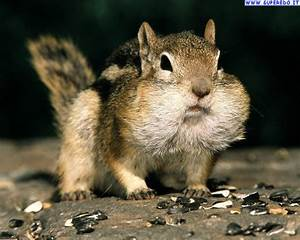
#> input picture data/test/OIP-0OY1Cca1G32etxKdztZkUwHaF7.jpeg, 300 x 240 px; its folder holds 4 pictures in this run
$ python compression.py
#> lines starting #> are read from the running program, lines starting #| are printed output that depends on the picture
from PIL import Image
import os
import constants

path = "data/test/"
files = os.listdir("data/test/")


# function takes a string for the relative path to the image, and an optional tuple denoting size.
# the default is 64x64 because that's what we'll be using the most (at the beginning at least)
def load_image_with_size(image_path, size=(64, 64)):
#> called with size = (64, 64)
    image = Image.open(image_path)
#> image is the input picture: PIL image 300x240 RGB; mean R, G, B 88.9, 82.3, 62
    image = image.resize(size)
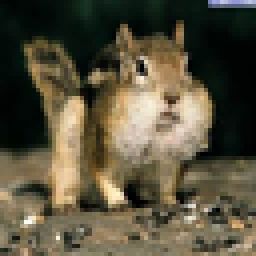
#> image: PIL image 64x64 RGB (shown 4 times larger); mean R, G, B 88.9, 82.3, 62
    return image


def resize_directory(directory, output):
    print("make", output + directory)
    os.mkdir((output + directory)[:-1])
    for file in os.listdir(directory):
        if not file.endswith(".txt"):
            im = load_image_with_size(directory + file)
            im.save(output + directory + file)
#> pass 2 of the loop in resize_directory, `for file in os.listdir(directory):`:
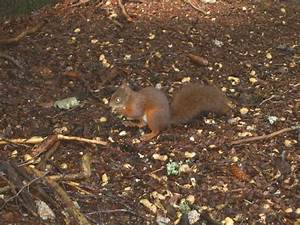
#> input picture data/test/OIP-0TCkBoMQem21wk5x2_ShnQHaFj.jpeg, 300 x 225 px
#> in load_image_with_size, image is the input picture: PIL image 300x225 RGB; mean R, G, B 104.6, 81.6, 62.8
#> in load_image_with_size (call 2), `image = image.resize(size)`:
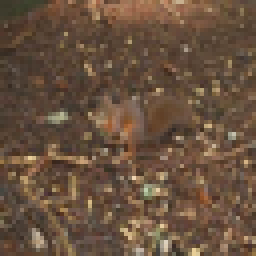
#> image: PIL image 64x64 RGB (shown 4 times larger); mean R, G, B 104.6, 81.6, 62.7
#> pass 3 of the loop in resize_directory, `for file in os.listdir(directory):`:
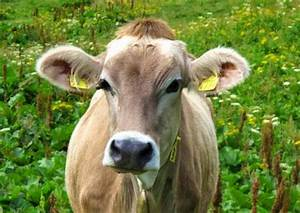
#> input picture data/test/OIP-0kTmmoIaGiwYL1FDYbL_hgHaFQ.jpeg, 300 x 213 px
#> in load_image_with_size, image is the input picture: PIL image 300x213 RGB; mean R, G, B 115.7, 130.4, 67.5
#> in load_image_with_size (call 3), `image = image.resize(size)`:
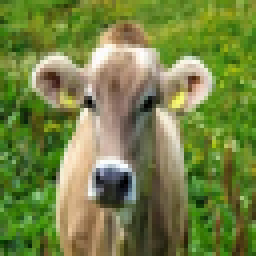
#> image: PIL image 64x64 RGB (shown 4 times larger); mean R, G, B 115.7, 130.4, 67.4
#> the loop made 4 passes; the first 3 are shown


def resize_all_images():
    resize_directory("data/test/", "output/")
    os.mkdir("output/data/train")
#> (the run stopped early here; a loop or call above may not have finished)
